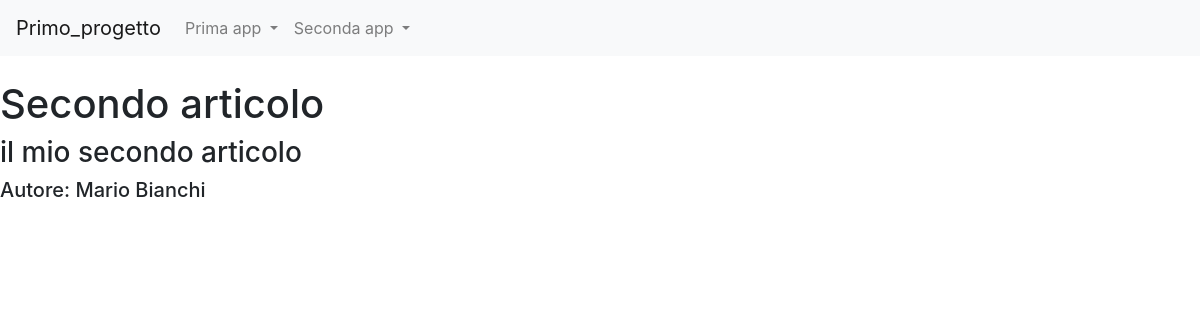
Page /news/articoli/2 on the committed database.
### news/models.py (models this page shows, shortened)
class Articolo(models.Model):
    titolo = models.CharField(max_length=100)
    contenuto = models.TextField()
    giornalista= models.ForeignKey(Giornalista, on_delete=models.CASCADE, related_name="articoli")
    data= models.DateField(auto_now=True, blank=True)
    visualizzazioni= models.IntegerField(default=0, blank=True)
    class Meta:
        verbose_name = "Articolo"
        verbose_name_plural = "Articoli"

class Giornalista(models.Model):
    nome = models.CharField(max_length=20)
    cognome = models.CharField(max_length=20)
    anno_di_nascita = models.DateField(blank=True)
    def __str__(self):
        return self.nome + " " + self.cognome
    class Meta:
        verbose_name = "Giornalista"
        verbose_name_plural = "Giornalisti"

### news/views.py (the view)
# urls.py: path("articoli/<int:pk>", articoloDetailView, name="articolo_detail"),
def articoloDetailView(request, pk):
    articolo=get_object_or_404(Articolo, pk=pk)
    context={"articolo": articolo}
    return render (request, "articolo_detail.html", context)

### news/templates/articolo_detail.html (shortened to what this page needs)
{% extends 'base.html' %}
{% block content %}
    <h1>{{articolo.titolo}}</h1>
    <h3>{{articolo.contenuto}}</h3>
    <h5>Autore: {{articolo.giornalista}}</h5>
{% endblock content %}

### rows in the picture
Articolo: titolo "Secondo articolo", contenuto "il mio secondo articolo", giornalista "Mario Bianchi"
